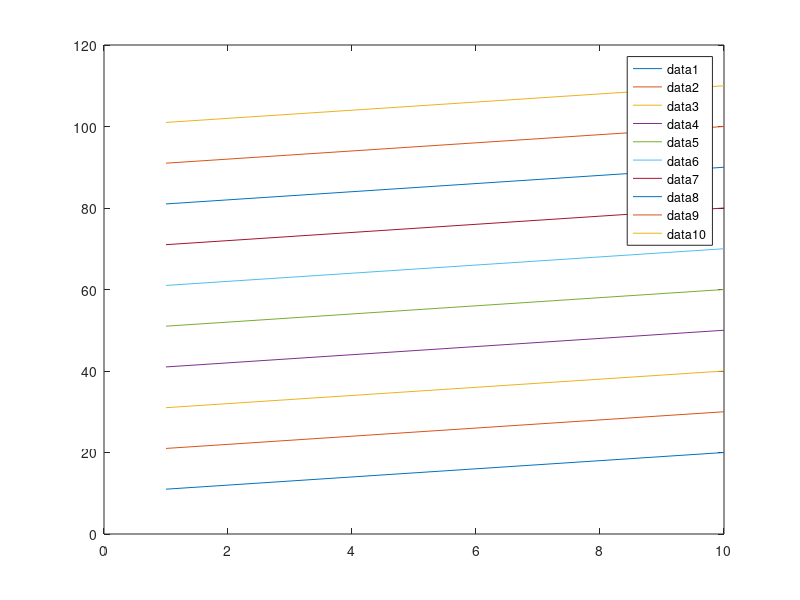

Write MATLAB code to recreate this figure. (Note: this script raises an error after producing the figure.)
%% demo script for specparam algorhythm 
% adapted from fieltrip site:
% https://www.fieldtriptoolbox.org/example/spectral/fooof/ 

% see also:
% https://neuroimage.usc.edu/brainstorm/Tutorials/Fooof
% https://fooof-tools.github.io/fooof/


% add path to fieldtrip

clear all
close all

col_list = {'#1f77b4', '#ff7f0e', '#2ca02c', '#d62728', '#9467bd', '#8c564b', '#e377c2','#7f7f7f', '#bcbd22', '#17becf'};
for nn =1:length(col_list)
    current_col = col_list{nn};
plot(1:10,(1:10)+(10*nn),"MarkerFaceColor",  current_col)
hold on
legend
end

% simulate data
F = 1; % weight of (F)ractal components of the simulated data
O = 1; % weight of (O)scillatory components of the simulated data
t = (1:60000)/1000; % time axis
for rpt = 1:100
    % use a simple method to make pink noise that does not rely on the digital signal processing toolbox
    fn = cumsum(randn(1,length(t)));
    fn = fn./max(abs(fn));

    sgn10 = ft_preproc_bandpassfilter(randn(1,length(t)),1000,[8 12],[],'firws');
    sgn10 = 0.15.*sgn10./max(abs(sgn10));

    sgn30 = ft_preproc_bandpassfilter(randn(1,length(t)),1000,[25 35],[],'firws');
    sgn30 = 0.05.*sgn30./max(abs(sgn30));

    % add a 10 Hz oscillation
    data.trial{1,rpt} = F * fn + O * sgn10 + O * sgn30;
    data.time{1,rpt}  = t;
    data.label{1}     = 'chan';
    data.trialinfo(rpt,1) = rpt;
end

% chunk into 2-second segments
cfg               = [];
cfg.length        = 2;
cfg.overlap       = 0.5;
data              = ft_redefinetrial(cfg, data);

% compute the fractal and original spectra
cfg               = [];
cfg.foilim        = [1 45];
cfg.pad           = 2;
cfg.tapsmofrq     = 2;
cfg.method        = 'mtmfft';
cfg.output        = 'fooof_aperiodic';
fractal = ft_freqanalysis(cfg, data);
cfg.output        = 'pow';
original = ft_freqanalysis(cfg, data);

% subtract the fractal component from the power spectrum
cfg               = [];
cfg.parameter     = 'powspctrm';
cfg.operation     = 'x2-x1';
oscillatory = ft_math(cfg, fractal, original);

% original implementation by Donoghue et al. 2020 operates through the semilog-power
% (linear frequency, log10-power) space and transformed back into linear-linear space.
% thus defining an alternative expression for the oscillatory component as the quotient of
% the power spectrum and the fractal component
cfg               = [];
cfg.parameter     = 'powspctrm';
cfg.operation     = 'x2./x1';  % equivalent to 10^(log10(x2)-log10(x1))
oscillatory_alt = ft_math(cfg, fractal, original);

% display the spectra on a log-log scale
fig1=figure("Color","white");
fig1.Position(3:4) = [fig1.Position(3)*1.5,fig1.Position(4)*1.5];
 hold on;
lwd = 3;
plot(log(original.freq), log(original.powspctrm),"Color",  '#000000','LineWidth',lwd);
plot(log(fractal.freq), log(fractal.powspctrm),"--","Color",  '#0000ff','LineWidth',lwd);
plot(log(fractal.freq), log(oscillatory.powspctrm),"Color", '#008000','LineWidth',lwd);
xlabel('log(Frequency)'); ylabel('log(Power)'); grid on;
legend({'Original Data','Aperiodic','Oscillatory = Original Data - Aperiodic'},'location','southwest','Box','off');
if F~=0 && O==0
    title('pure fractal signal');
elseif F==0 && O~=0
    title('pure oscillatory signal');
elseif F~=0 && O~=0
    title('mixed signal');
end
fontsize(16,"points")


exportgraphics(fig1,'demo_fooof_review_ft1.png','Resolution',300)

hold off 
fig2=figure("Color","white");
hold on;
plot(log(original.freq), log(original.powspctrm),"Color",  '#000000','LineWidth',lwd);
plot(log(fractal.freq), log(fractal.powspctrm),"--", "Color",  '#0000ff','LineWidth',lwd);
plot(log(oscillatory_alt.freq), log(oscillatory_alt.powspctrm),"Color",  '#008000','LineWidth',lwd);
xlabel('log(Frequency)'); ylabel('log(Power)'); grid on;
legend({'Original Data','Aperiodic','Oscillatory = Original Data / Aperiodic'},'location','southwest','Box','off');
title('Oscillatory = Spectrum / Aperiodic');
fontsize(16,"points")
% saveas(fig, 'myfigure.png', 'png');
fig2.Position(3:4) = [fig2.Position(3)*1.5,fig2.Position(4)*1.5];

exportgraphics(fig2,'demo_fooof_review_ft2.png','Resolution',300)
